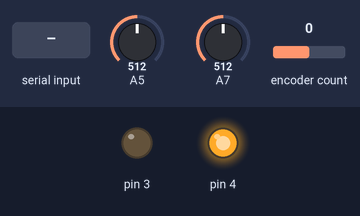
The program below on a simulated Teensy 3. Parts: output pins drawn as LEDs (lit = HIGH). The test bench sets the inputs (shaded band); at power-on: A7 = 512, A5 = 512, encoder count 0. What the program prints to the serial monitor is not drawn.

Above: at 1.2 s.
1.3 s: A7 set to 306
At 2.5 s:
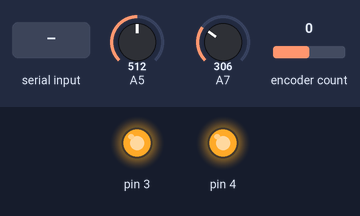
2.8 s: "90,45\n" received over the second serial link
At 3.5 s:
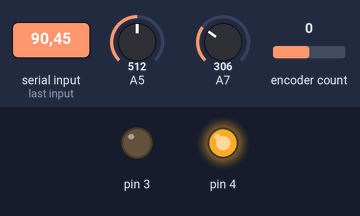
Timing chart, 0 to 5.8 s (numbered marks = the images above; inputs shaded):
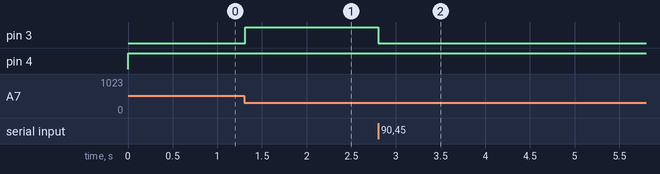

The program:

main.cpp
```cpp
// (licence header left out)
// This example checks the state of the rotary encoder in the loop() function.
// The current position is printed on output when changed.

// Hardware setup:
// Attach a rotary encoder with output pins to A2 and A3.
// The common contact should be attached to ground.

#include <Wire.h>
#include <cmath>
#include <RotaryEncoder.h>

#define PIN_IN1 1
#define PIN_IN2 0
#define deadzone 0
#define Rightoffset 30;

int previoussteeringDifRight = 0;
int previoussteeringDifLeft = 0;

int steeringDifRight = 0;
int steeringDifLeft = 0;

// dir indicates direction of actuator movement
void WriteToLinearRight(int dir, int pwm)
{
    pwm = pwm * 50;
    // if(pwm < 130){
    //   pwm = 0;
    // }
    // if(dir < 4){
    //   dir = 0;
    // }

    analogWrite(3, min(255, dir * 30)); // direction of actuator movement
    analogWrite(4, min(255, pwm));      // speed of movement
    // pins are 3 and 4
}

void WriteToLinearLeft(int dir, int pwm)
{
    pwm = pwm * 50;
    // if(pwm < 130){
    //   pwm = 0;
    // }
    // if(dir < 4){
    //   dir = 0;
    // }

    analogWrite(12, min(255, dir * 30));
    analogWrite(16, min(255, pwm));
    // pins are 3 and 4
}

// Setup a RotaryEncoder with 2 steps per latch for the 2 signal input pins:
RotaryEncoder encoder(PIN_IN1, PIN_IN2, RotaryEncoder::LatchMode::TWO03);

void setup()
{
    Serial.begin(9600); // setup()
    Serial2.begin(9600);
}

// Read the current position of the encoder and print out when changed.
void loop()
{
    static int pos = 0;
    static int throttle = 0;
    encoder.tick();

    // int newPos = encoder.getPosition();
    // if (pos != newPos)
    // {

    //     // Serial.println(newPos);
    //     pos = newPos;
    // }

    if (Serial2.available())
    {
        int in = Serial2.readStringUntil('\n').toInt();
        //Serial.println(in);
        pos = in / 1000;            // get first 3 digits
        throttle = in - pos * 1000; // get last 3 digits
        pos -= 150;
        throttle -= 150;
    }

    Serial.println(String(pos) + ", " + String(throttle));
    // correct so that 0 is no steering

    // if (Serial2 > 0)
    // {
    //     int incomingCommand =

    //     Serial.print("Serial received: ");
    //     Serial.println(incomingCommand);

    //     // int steering = round(incomingCommand / 1000); // get first three digits

    //     // pos = steering - 150; // convert 0-300 to -150-150
    // }

    pos = min(pos, 150);
    pos = max(-150, pos);

    int LinearActuatorRight = analogRead(A7); // current position of actuators
    int LinearActuatorLeft = analogRead(A5);

    steeringDifRight = LinearActuatorRight - 2 * pos - 354 + Rightoffset;             // get difference between current position and desired of actuators
    steeringDifRight = (previoussteeringDifRight * 1.5 + steeringDifRight * 0.5) / 2; // rolling average with previous positions

    steeringDifLeft = LinearActuatorLeft + 2 * pos - 354;
    steeringDifLeft = (previoussteeringDifLeft * 1.5 + steeringDifLeft * 0.5) / 2;

    // Serial.println("Linear acuatorRight: " + String(LinearActuatorRight) + " Steering DifRight: " + String(steeringDifRight) + " LinearActuatorRight - steeringDifRight: " + String(LinearActuatorRight - steeringDifRight));

    // WriteToLinearRight(0, 100); //0 is back, 255 is out
    if (LinearActuatorRight - steeringDifRight > 50 && LinearActuatorRight - steeringDifRight < 620)
    {
        if (steeringDifRight > 0)
        {
            if (steeringDifRight < deadzone)
                steeringDifRight = 0;
            WriteToLinearRight(0, steeringDifRight);
        }
        else
        {
            if (steeringDifRight > -deadzone)
                steeringDifRight = 0;
            WriteToLinearRight(255, -steeringDifRight);
        }
    }

    // if(LinearActuatorLeft - steeringDifLeft > 240 && LinearActuatorLeft - steeringDifLeft < 480){
    //   Serial.println("Writing toleft");
    //   if(steeringDifLeft > 0){
    //     if(steeringDifLeft < deadzone) steeringDifLeft = 0;
    //     WriteToLinearLeft(0, steeringDifLeft);
    //   }else{
    //     if(steeringDifLeft > -deadzone) steeringDifLeft = 0;
    //     WriteToLinearLeft(255, -steeringDifLeft);
    //   }

    // }

    previoussteeringDifRight = steeringDifRight;
    previoussteeringDifLeft = steeringDifLeft;
}

// The End
```

Measured:
- after the input at 1.3 s, pin 3: LOW → HIGH at once
- after the input at 2.8 s, pin 3: HIGH → LOW at once
